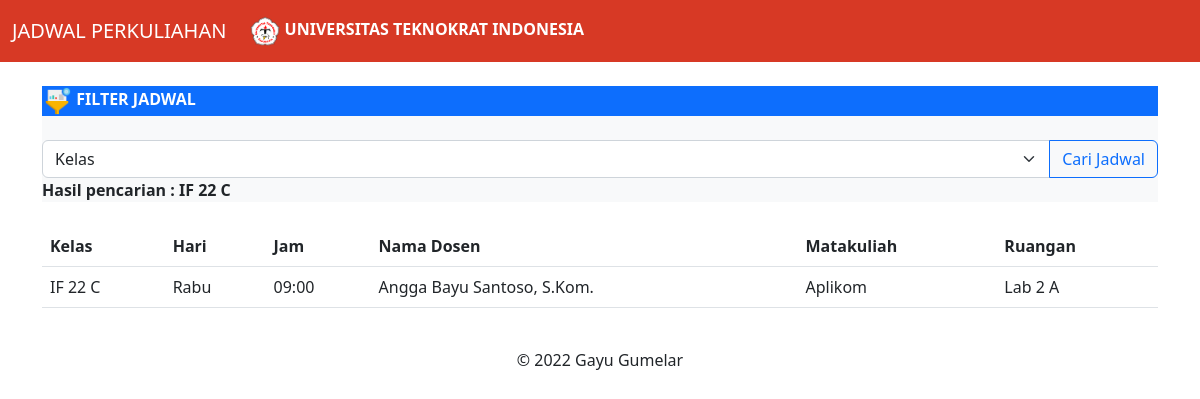
Screenshot of /index.php?kelas=IF 22 C with the database file from the repository.
### tables this page shows
CREATE TABLE `tbl_jadwaldosen` (
  `id` int(11) NOT NULL,
  `kelas` varchar(8) NOT NULL,
  `hari` varchar(7) NOT NULL,
  `jam_pelajaran` varchar(5) NOT NULL,
  `nama_dosen` varchar(80) NOT NULL,
  `matakuliah` varchar(80) NOT NULL,
  `ruangan` varchar(12) NOT NULL
);

### index.php (the view, shortened to what this page needs)
<?php
    include "config.php";
?>
<!doctype html>
<html lang="en">
  <head>
    <link href="https://cdn.jsdelivr.net/npm/bootstrap@5.2.1/dist/css/bootstrap.min.css" rel="stylesheet">
  </head>
  <body>
    <nav class="navbar navbar-expand-lg" style="background-color: #d73925;" style="color: #ffffff;">
    <div class="container-fluid">
        <a class="navbar-brand text-white" href="#">JADWAL PERKULIAHAN</a>
        <div class="collapse navbar-collapse" id="navbarSupportedContent">
        <ul class="navbar-nav me-auto mb-2 mb-lg-0">
            <li class="nav-item">
            <a class="nav-link disabled text-white">
            <img src="img/logo.png" alt="UTI" width="30" height="30">
            <b>UNIVERSITAS TEKNOKRAT INDONESIA</b></a>
            </li>
        </ul>
        </div>
    </div>
    </nav>
    <br>
    <div class="container">
    <div class="row">
            <div class="col-md-12">
                <div class="bg-primary text-white">
                <img src="img/filter.png" alt="UTI" width="30" height="30">
                <b>FILTER JADWAL</b>
                </div>
            </div>
            <div class="col-md-12">
                <div class="bg-light">
                <form action="index.php" method="GET">
                    <br>
                    <div class="input-group">
                    <select name="kelas" class="form-select" id="inputGroupSelect04" aria-label="Example select with button addon">
                        <option selected value="">Kelas</option>
                    </select>
                    <input class="btn btn-outline-primary" type="submit" value="Cari Jadwal">
                    </div>
                        <?php
                            if(isset($_GET['kelas'])){
                            $kelas = $_GET['kelas'];
                            echo "<b>Hasil pencarian : ".$kelas."</b>";
                            }
                        ?>
                    </div>
            </div>
        </div>
        <br>
        <table class="table">
            <thead>
                <tr>
                <th scope="col">Kelas</th>
                <th scope="col">Hari</th>
                <th scope="col">Jam</th>
                <th scope="col">Nama Dosen</th>
                <th scope="col">Matakuliah</th>
                <th scope="col">Ruangan</th>
                </tr>
            </thead>
            <?php
            if(isset($_GET['kelas'])){
                $kelas = $_GET['kelas'];
                $sql = "SELECT * FROM tbl_jadwaldosen WHERE kelas LIKE '%".$kelas."%'";
            }else {
                $sql = "SELECT * FROM tbl_jadwaldosen";
            }
                $hasil = mysqli_query($koneksi, $sql);
                while($datadosen = mysqli_fetch_array($hasil)){
                    echo "<tr>";
                    echo "<td>".$datadosen['kelas']."</td>";
                    echo "<td>".$datadosen['hari']."</td>";
                    echo "<td>".$datadosen['jam_pelajaran']."</td>";
                    echo "<td>".$datadosen['nama_dosen']."</td>";
                    echo "<td>".$datadosen['matakuliah']."</td>";
                    echo "<td>".$datadosen['ruangan']."</td>";
                    echo "</tr>";
                }
            ?>
        </table>
    </div>
    <div class="clearfix"></div><br>
    <div class="text-center">
        <p>&copy; 2022 Gayu Gumelar</p>
    </div>
  </body>
</html>

### rows the page displays
tbl_jadwaldosen: kelas "IF 22 C", hari "Rabu", jam_pelajaran "09:00", nama_dosen "Angga Bayu Santoso, S.Kom.", matakuliah "Aplikom", ruangan "Lab 2 A"

### other values shown
$kelas "IF 22 C"
